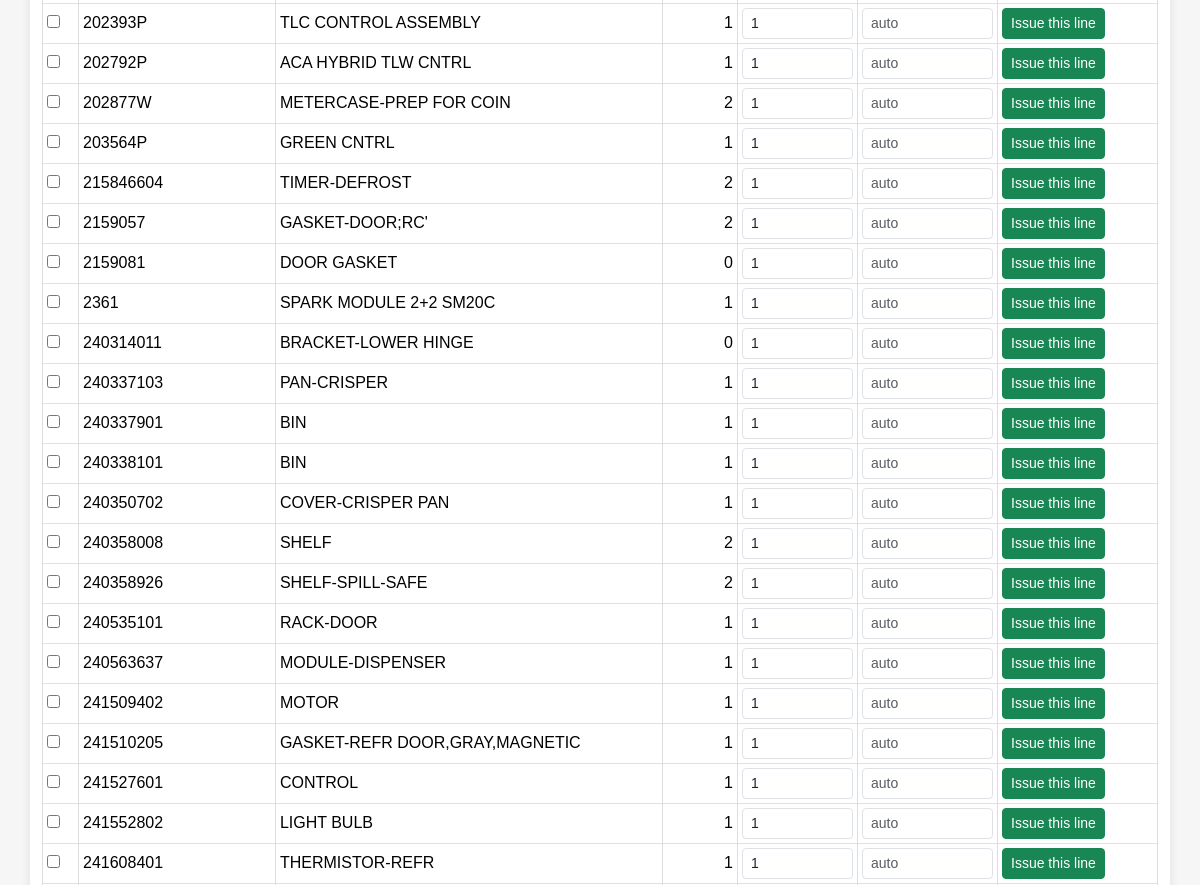
/issue_ui (signed in, middle part), run on an earlier commit of the app's database.
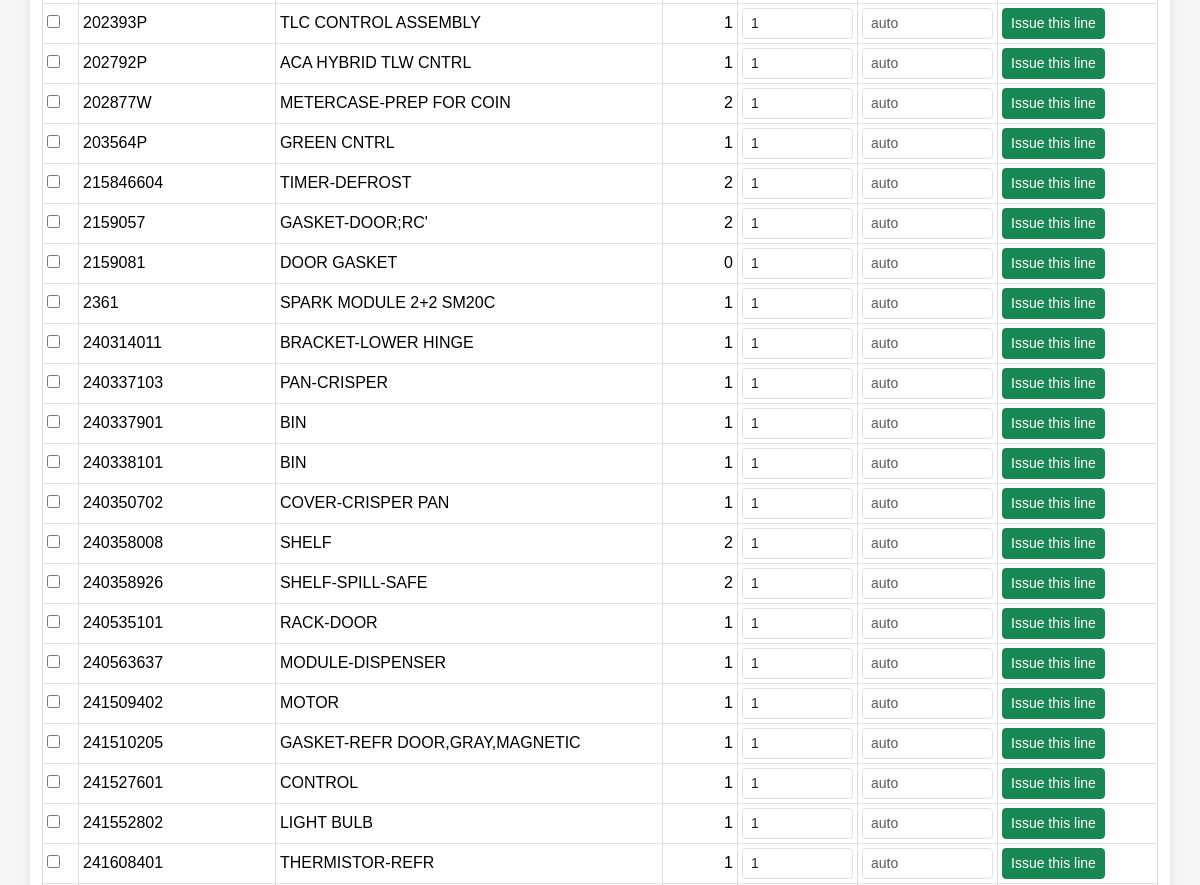
And on a later commit of the database.
### models.py (models this page shows)
class Part(db.Model):
    id = db.Column(db.Integer, primary_key=True)
    name = db.Column(db.String(100), nullable=False)
    part_number = db.Column(db.String(100), unique=True, nullable=False, index=True)
    quantity = db.Column(db.Integer, default=0)
    unit_cost = db.Column(db.Float, nullable=False)
    location = db.Column(db.String(100))
    created_at = db.Column(db.DateTime, default=datetime.utcnow)

### inventory/routes.py (the view)
@inventory_bp.get("/issue_ui")
@login_required
def issue_ui():
    parts = Part.query.order_by(Part.part_number).limit(200).all()  # для примера
    technician_name = getattr(current_user, "username", "TECH")     # замени как надо
    canonical_ref = "TESTJOB123"                                    # подставишь свой JOB
    return render_template("issue_ui.html", parts=parts,
                           technician_name=technician_name,
                           canonical_ref=canonical_ref)

### auth/routes.py (called while the page is built)
@login_manager.user_loader
def load_user(user_id):
    return User.query.get(int(user_id))

### templates/issue_ui.html (shortened to what this page needs)
{% extends "base.html" %}
{% block content %}
<table class="table table-sm table-bordered align-middle">
  <tbody>
  {% for p in parts %}
    <tr data-part-id="{{ p.id }}">
      <td><input type="checkbox" class="row-chk"></td>
      <td>{{ p.part_number }}</td>
      <td>{{ p.name }}</td>
      <td class="text-end">{{ p.quantity }}</td>
      <td><input type="number" class="form-control form-control-sm qty-issue" min="0" value="1"></td>
      <td><input type="text" class="form-control form-control-sm unit-price" placeholder="auto"></td>
      <td>
        <button class="btn btn-sm btn-success btn-issue-line">Issue this line</button>
      </td>
    </tr>
  {% endfor %}
  </tbody>
</table>
{% endblock %}

What changed in the data, as far as the page shows it:
changed Part "BRACKET-LOWER HINGE": quantity "0" → "1"
